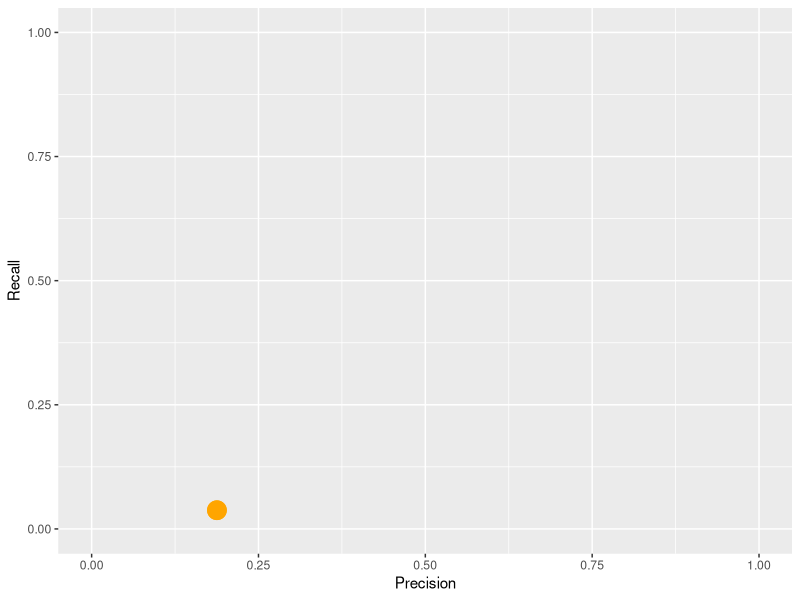
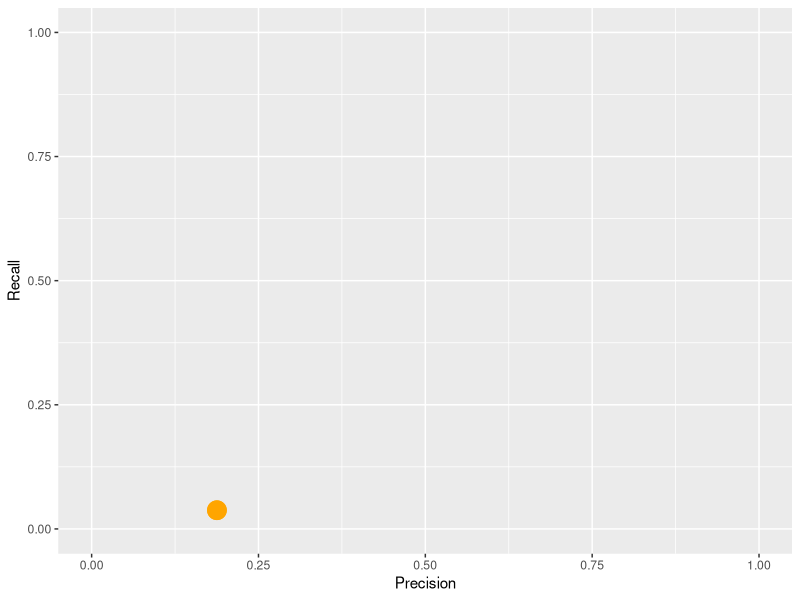

These charts were generated, in order, by the following R code:
library(ggplot2)
library(reshape)

data <- read.table("./result_data/pred_acc.txt", header=F, sep=":")
df <- melt(data)

g <- ggplot(
  df,
  aes(
    y = data$V2[1],
    x = data$V2[2] )
  ) + geom_point(
    colour = "orange",
    size = 6
    ) + ylim(0,1) + xlim(0,1) + 
  labs(
    #title="Comparison of previous identified editing site in dmel",
    y = "Recall",
    x = "Precision"
    )

plot(g)
ggsave( filename=(paste("PrecisioRecall_plot.png")), plot=g, width=6, height=4, dpi = 300 )
